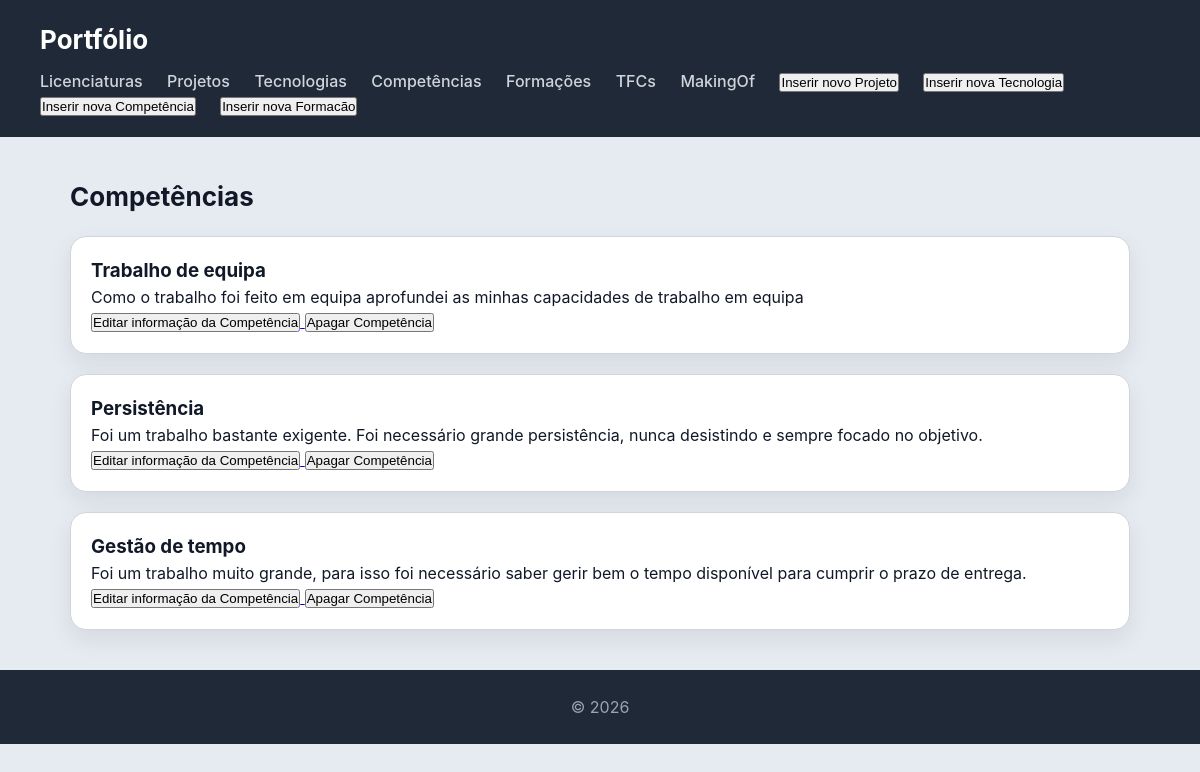
The page /competencias/ on the database as committed earlier.
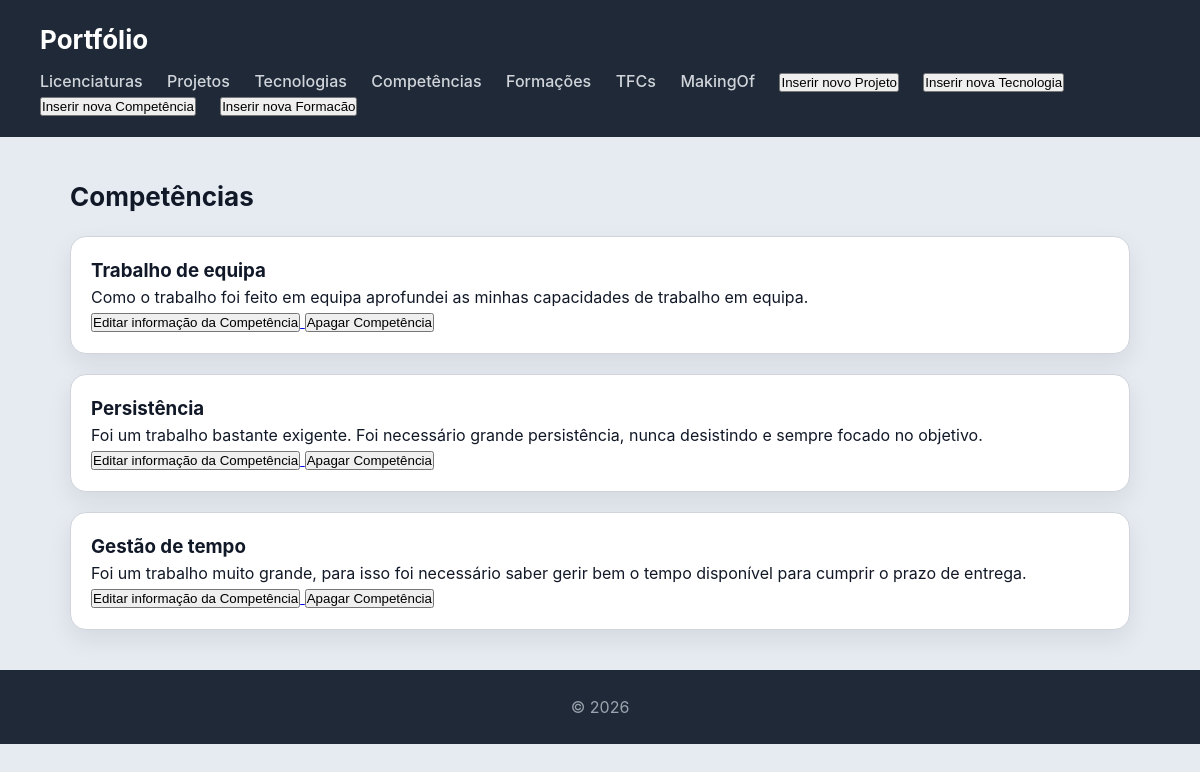
The same page on the database as committed later.
### portfolio/models.py (models this page shows, shortened)
class Competencia(models.Model):
    tipo = models.CharField(max_length=100)
    descricao = models.TextField()

### portfolio/views.py (the view)
# urls.py: path("competencias/", views.competencias_view, name="competencias"),
def competencias_view(request):
    competencias = Competencia.objects.all()
    return render(request, "portfolio/competencias.html", {"competencias":competencias})

### portfolio/templates/portfolio/competencias.html
{% extends "portfolio/base.html" %}
{% block content %}
<h2>Competências</h2>
<section>
    {% for competencia in competencias %}
        <article>
            <h3>{{competencia.tipo}}</h3>
            <p>{{competencia.descricao}}</p>
            <a href="{% url 'edita_competencia' competencia.id %}">
                <button>Editar informação da Competência</button>
            </a>
            <a href="{% url 'apaga_competencia' competencia.id %}">
                <button>Apagar Competência</button>
            </a>
        </article>
    {% endfor %}
</section>
{% endblock %}

Rows that differ between the two databases and show on the page:
changed Competencia "Trabalho de equipa": descricao "Como o trabalho foi feito em equipa aprofundei as minhas capacidades de trabalho em equipa" → "Como o trabalho foi feito em equipa aprofundei as minhas capacidades de trabalho em equipa."
